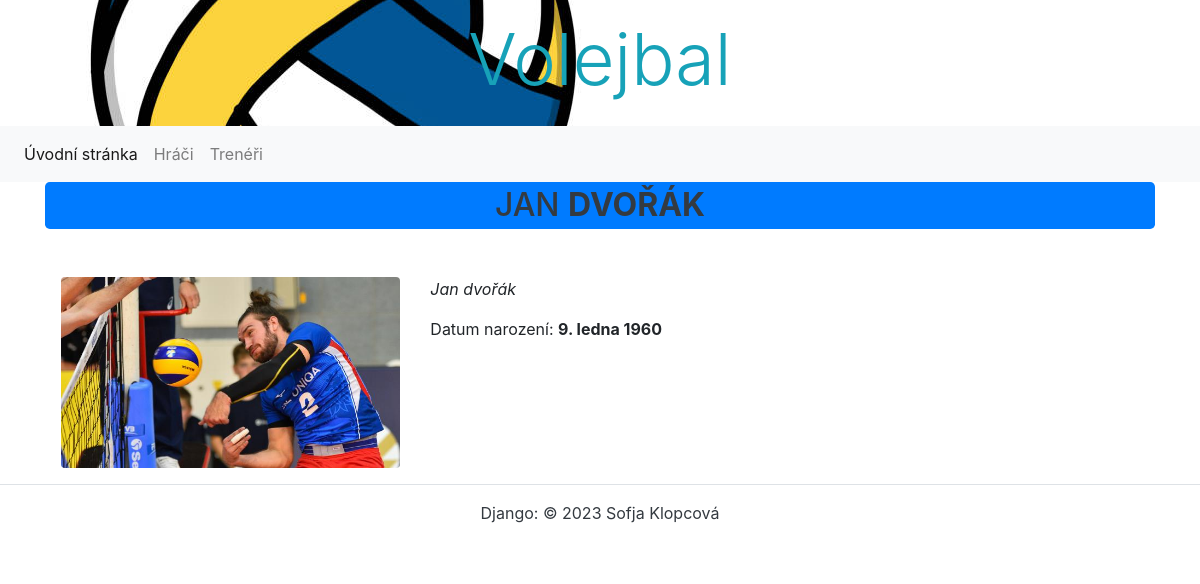
Page /myapp/treneri/1 on the committed database.
### myapp/models.py (models this page shows)
class Trener(models.Model):
    jmeno = models.CharField(max_length=80, verbose_name='Jméno trener', help_text='Zadejte jméno trenera',
                             error_messages={'blank': 'Jméno trenera musí být vyplněno'})
    prijmeni = models.CharField(max_length=50, verbose_name='Příjmení trenera', help_text='Zadejte příjmení trenera',
                                error_messages={'blank': 'Příjmení trenera musí být vyplněno'})
    narozeni = models.DateField(blank=True, null=True, verbose_name='Datum narození')
    fotografie = models.ImageField(upload_to='hraci', verbose_name='Fotografie')
    class Meta:
        ordering = ['prijmeni', 'jmeno']
        verbose_name = 'Trener'
        verbose_name_plural = 'Treneri'
    def __str__(self):
        return f'{self.jmeno} {self.prijmeni}'

### myapp/views.py (the view)
# urls.py: path('treneri/<int:pk>', views.TrenerDetailView.as_view(), name='trener_detail'),
class TrenerDetailView(DetailView):
 model = Trener
 context_object_name = 'trener'
 template_name = 'trener/trener_detail.html'

### myapp/templates/trener/trener_detail.html (shortened to what this page needs)
{% extends 'base.html' %}
{% block content %}
    <h2  class="text-center bg-primary text-dark jumbotron text-uppercase p-1">{{ trener.jmeno }} <b>{{ trener.prijmeni }}</b></h2>
    <div class="row p-3 text-black">
        <div class="col-lg-4">
            <img src="{{ trener.fotografie.url }}"
                 class="img-fluid rounded"
                 alt="{{ trener.jmeno }} {{ trener.prijmeni }}">
        </div>
        <div class="col-lg-4">
            <p class="font-italic">{{ trener.jmeno }} {{ trener.prijmeni }}</p>
            <p>Datum narození: <b>{{ trener.narozeni }}</b></p>
        </div>
    </div>
{% endblock %}

### rows in the picture
Trener: jmeno "JAN", prijmeni "DVOŘÁK", fotografie (picture), jmeno "Jan", prijmeni "dvořák", narozeni "9. ledna 1960"
